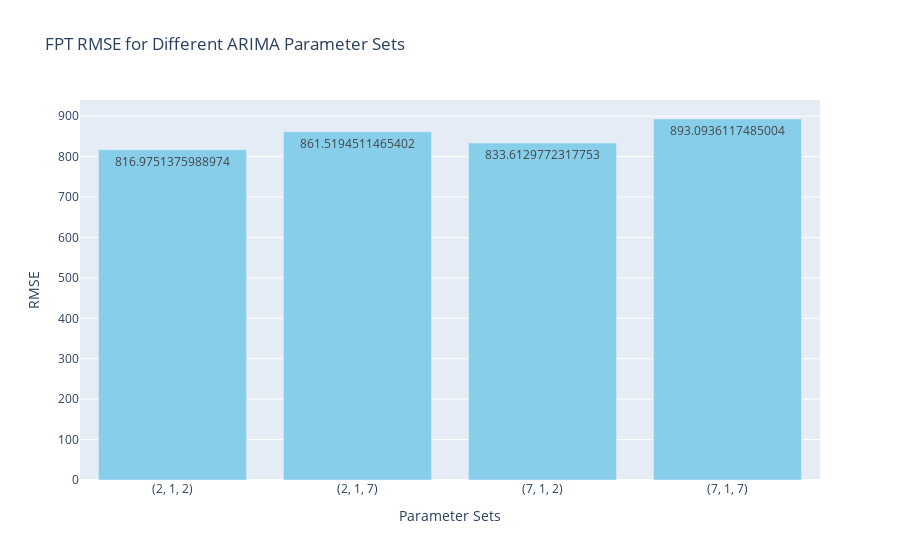

The notebook cell this image was saved under:
### Code cell
# Create a bar plot using plotly.graph_objects
fig = go.Figure()

fig.add_trace(go.Bar(
    # not conver have wire error 
    x=df_model_eval['params'].astype(str),
    y=df_model_eval['rmse'],
    text=df_model_eval['rmse'],
    hoverinfo='text',
    marker=dict(color='skyblue'),
))

# Customize the layout if needed
fig.update_layout(
    title=f'{stock_target} RMSE for Different ARIMA Parameter Sets',
    xaxis=dict(title='Parameter Sets', type='category'),
    yaxis=dict(title='RMSE'),
)

# Show the plot
fig.show()

### Figure 1 — Plotly figure (JSON) as saved in the notebook; plotly's stock layout.template omitted (floating-point values rounded to 4 significant figures)
{"data": [{"hoverinfo": "text", "marker": {"color": "skyblue"}, "text": [817.0, 861.5, 833.6, 893.1], "type": "bar", "x": ["(2, 1, 2)", "(2, 1, 7)", "(7, 1, 2)", "(7, 1, 7)"], "y": [817.0, 861.5, 833.6, 893.1]}], "layout": {"title": {"text": "FPT RMSE for Different ARIMA Parameter Sets"}, "xaxis": {"title": {"text": "Parameter Sets"}, "type": "category"}, "yaxis": {"title": {"text": "RMSE"}}}}
